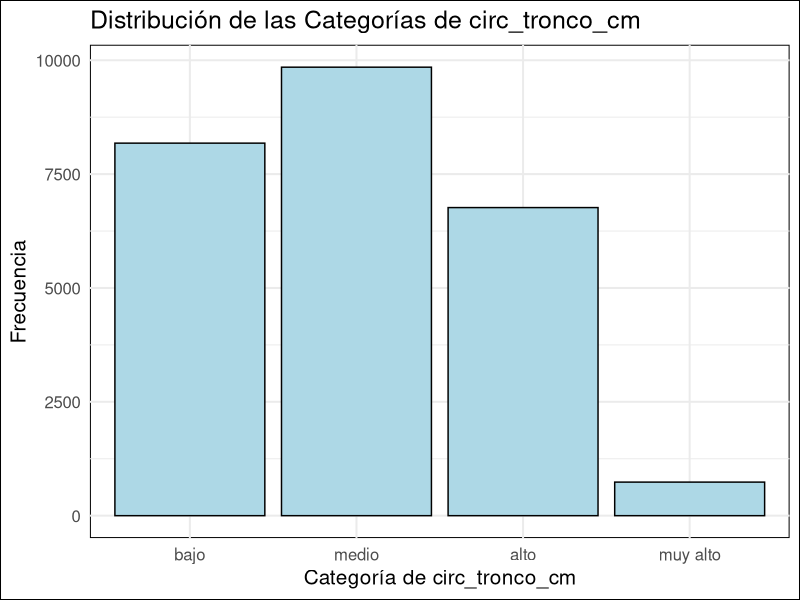

Generate this figure with R:
# Cargar la librería ggplot2 (si es necesaria para otros gráficos futuros)
library(ggplot2)

# Leer el archivo CSV
dataset <- read.csv("../../../data/arbolado-mendoza-dataset-train.csv")

# Verificar la estructura del conjunto de datos
str(dataset)

# Asegurarse de que la variable 'circ_tronco_cm' sea numérica
dataset$circ_tronco_cm <- as.numeric(dataset$circ_tronco_cm)

# Categorizar la variable 'circ_tronco_cm' en la nueva variable 'circ_tronco_cm_cat'
dataset$circ_tronco_cm_cat <- cut(
    dataset$circ_tronco_cm,
    breaks = c(0, 75, 150, 225, Inf), # Definir los intervalos
    labels = c("bajo", "medio", "alto", "muy alto"), # Definir las etiquetas
    right = FALSE # Intervalos cerrados por la izquierda (incluye el límite inferior)
)

# Verificar los resultados
head(dataset)

# Contar cuántos árboles caen en cada categoría
table(dataset$circ_tronco_cm_cat)

# Guardar el dataset actualizado en un nuevo archivo CSV (opcional)
write.csv(dataset, "arbolado-mendoza-dataset-circ_tronco_cm-train.csv", row.names = FALSE)

# Crear un gráfico de barras para visualizar la distribución de 'circ_tronco_cm_cat'
plot <- ggplot(dataset, aes(x = circ_tronco_cm_cat)) +
    geom_bar(fill = "lightblue", color = "black") + # Crear barras con colores personalizados
    labs(
        title = "Distribución de las Categorías de circ_tronco_cm",
        x = "Categoría de circ_tronco_cm",
        y = "Frecuencia"
    ) +
    theme_minimal(base_size = 15) + # Mantener un fondo blanco con un tamaño de fuente mayor
    theme(
        panel.background = element_rect(fill = "white"), # Fondo del panel blanco
        plot.background = element_rect(fill = "white"), # Fondo del gráfico blanco
        axis.text.x = element_text(angle = 0, hjust = 0.5) # Etiquetas del eje x centradas
    )

ggsave("distribucion_circ_tronco_cm_cat.png", plot = plot, width = 8, height = 5)
